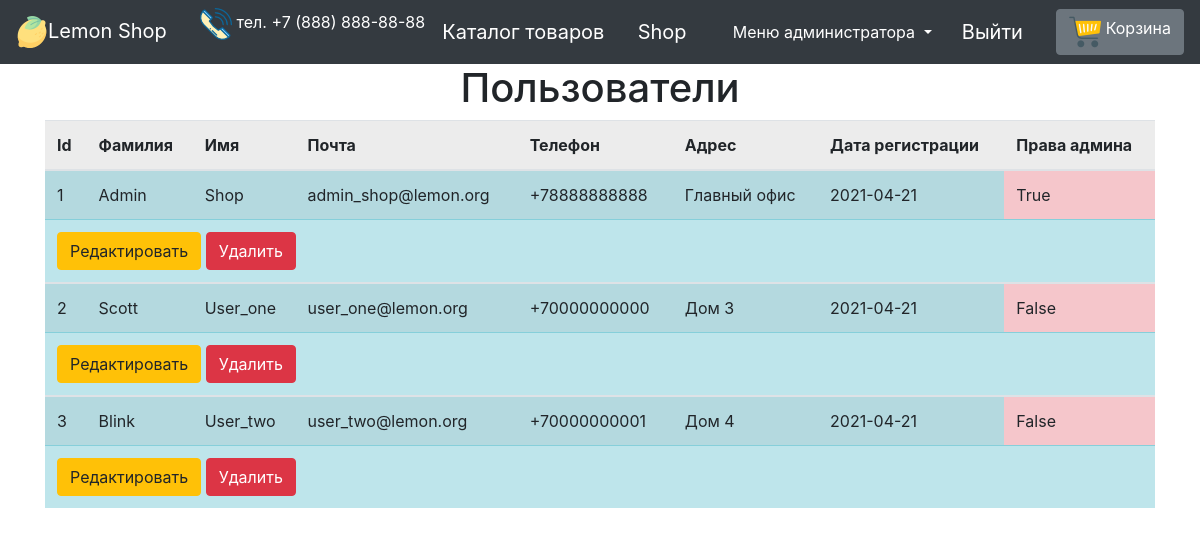
The app's page /users (signed in) with its own data.
### data/users.py (models this page shows, shortened)
class User(SqlAlchemyBase, UserMixin):
    __tablename__ = 'users'
    id = sqlalchemy.Column(sqlalchemy.Integer, primary_key=True, autoincrement=True)
    surname = sqlalchemy.Column(sqlalchemy.String, nullable=True)
    name = sqlalchemy.Column(sqlalchemy.String, nullable=False)
    email = sqlalchemy.Column(sqlalchemy.String, index=True, unique=True, nullable=True)
    phone = sqlalchemy.Column(sqlalchemy.String, unique=True)
    address = sqlalchemy.Column(sqlalchemy.String, nullable=False)
    date_registration = sqlalchemy.Column(sqlalchemy.Date, default=datetime.now)
    is_admin = sqlalchemy.Column(sqlalchemy.Boolean, default=False)
    hashed_password = sqlalchemy.Column(sqlalchemy.String, nullable=True)

### main.py (the view)
@app.route('/users')
@login_required
def users_list():
    if current_user.is_admin:
        db_sess = db_session.create_session()
        user_list = db_sess.query(User)
        return render_template("users.html", user_list=user_list)
    else:
        abort(404)
        return redirect('/')

### data/db_session.py (called while the page is built)
def create_session() -> Session:
    global __factory
    return __factory()

### main.py (called while the page is built)
@login_manager.user_loader
def load_user(user_id):
    db_sess = db_session.create_session()
    return db_sess.query(User).get(user_id)

### templates/users.html
{% extends "base.html" %}
{% block content %}
<h1 class="text-center">Пользователи</h1>
<table class="table table-striped">
    <thead class="table-active">
        <tr>
          <th>Id</th>
          <th>Фамилия</th>
          <th>Имя</th>
          <th>Почта</th>
          <th>Телефон</th>
          <th>Адрес</th>
          <th>Дата регистрации</th>
          <th>Права админа</th>
        </tr>
    </thead>
    {% for item in user_list%}
    <tbody class="table-info">
        <tr>
          <td>{{item.id}}</td>
          <td>{{item.surname}}</td>
          <td>{{item.name}}</td>
          <td>{{item.email}}</td>
          <td>{{item.phone}}</td>
          <td>{{item.address}}</td>
          <td>{{item.date_registration}}</td>
          <td class="table-danger">{{item.is_admin}}</td>
        </tr>
        <tr>
            <td colspan="8">
                {% if current_user.is_authenticated %}
                    {% if current_user.is_admin %}
                        <a href="/users/{{ item.id }}" class="btn btn-warning">
                            Редактировать
                        </a>
                        <a href="/user_delete/{{ item.id }}" class="btn btn-danger">
                            Удалить
                        </a>
                    {% endif %}
                {% endif %}
            </td>
        </tr>
    </tbody>
    {% endfor %}
</table>
{% endblock %}

### templates/base.html (shortened to what this page needs)
<!DOCTYPE html>
<html lang="en">
<head>
    <link rel="stylesheet"
          href="https://stackpath.bootstrapcdn.com/bootstrap/4.4.1/css/bootstrap.min.css"
>
</head>
<body>
<header>
    <nav class="navbar navbar-dark bg-dark text-white">
        <a class="navbar-brand" href="/"><img src="/static/img/lemon.png" width="32" height="32" class="d-inline-block align-top" alt="" loading="lazy">Lemon Shop</a>
        <p class="d-inline-block align-centre"><img src="/static/img/telephone.png" width="32" height="32" class="d-inline-block" alt="" loading="lazy">  тел. +7 (888) 888-88-88</p>
        <a class="navbar-brand" href="/">Каталог товаров</a>
        {% if current_user.is_authenticated %}
            <a class="navbar-brand" href="/users/{{current_user.id}}">{{ current_user.name }}</a>
            {% if current_user.is_admin %}
                <div class="btn-group">
                  <button type="button" class="btn dropdown-toggle text-white" data-toggle="dropdown" aria-haspopup="true" aria-expanded="false">
                    Меню администратора
                  </button>
                </div>
            {% endif %}
            <a class="navbar-brand" href="/logout">Выйти</a>
        {% else %}
        <p>
            <a class="btn btn-primary " href="/register">Зарегистрироваться</a>
            <a class="btn btn-success" href="/login">Войти</a>
        </p>
        {% endif %}
        {% if current_user.is_authenticated %}
            <a href="/basket/{{current_user.id}}" class="btn btn-secondary"><img src="/static/img/carts.png" width="32" height="32" class="d-inline-block align-top" alt="" loading="lazy">  Корзина</a>
        {% endif %}
    </nav>
</header>
<main role="main" class="container">
    {% block content %}{% endblock %}
</main>
</body>
</html>

### records on screen
User: name "Shop", id "1", surname "Admin", email "admin_shop@lemon.org", phone "+78888888888", address "Главный офис", date_registration "2021-04-21", is_admin "True"
User: id "2", surname "Scott", name "User_one", email "user_one@lemon.org", phone "+70000000000", address "Дом 3", date_registration "2021-04-21", is_admin "False"
User: id "3", surname "Blink", name "User_two", email "user_two@lemon.org", phone "+70000000001", address "Дом 4", date_registration "2021-04-21", is_admin "False"
